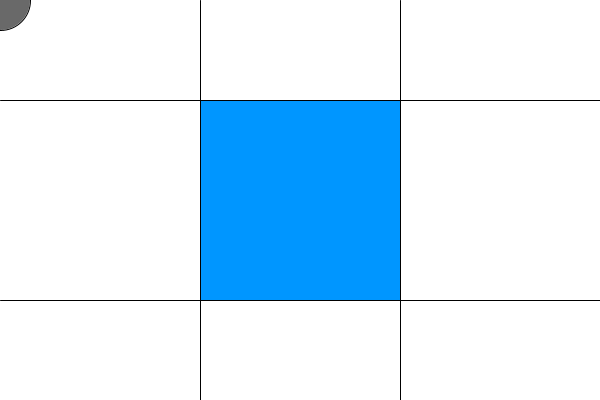
Frame 1 (no input)
Frame 60 (the mouse pressed at the canvas centre just before this capture): identical to frame 1, image omitted
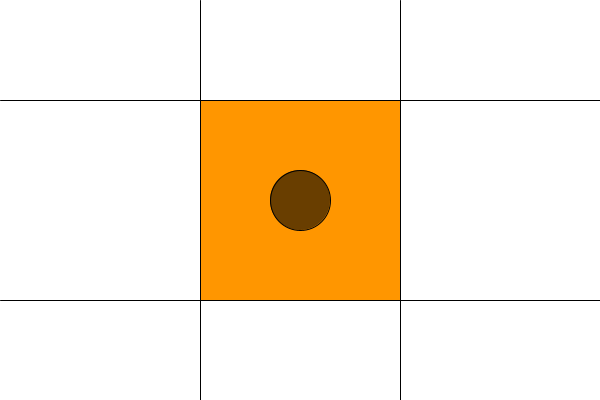
Frame 120 (the mouse held since frame 60 and released just before this capture)

The Processing sketch that drew these frames (run headless with seeded random() and noise(); from frame 60 on, the mouse is pressed at the canvas centre):

// Processing sketch: CircleRectColision
// ── CircleRectColision.pde
float cx = 0;      // circle position (set with mouse)
float cy = 0;
float r = 30;      // circle radius

float sx = 200;    // square position
float sy = 100;
float sw = 200;    // and dimensions
float sh = 200;


void setup() {
  size(600, 400);
  noStroke();
  stroke(0);
}


void draw() {
  background(255);

  // update square to mouse coordinates
  cx = mouseX;
  cy = mouseY;

  // check for collision
  // if hit, change rectangle color
  //boolean hit = circleRect(cx,cy,r, sx,sy,sw,sh);
  boolean hit = isColiding();
  if (hit) {
    fill(255, 150, 0);
  } else {
    fill(0, 150, 255);
  }
  rect(sx, sy, sw, sh);


  line(0, sy, width, sy);
  line(0, sy+sh, width, sy+sh);
  line(sx, 0, sx, height);
  line(sx+sw, 0, sx+sw, height);

  // draw the circle
  fill(0, 150);
  ellipse(cx, cy, r*2, r*2);
}








class mRect {
  PVector A;
  PVector B;
  PVector C;
  PVector D;

  mRect (PVector A, PVector B, PVector C, PVector D) {
    this.A = A;
    this.B = B;
    this.C = C;
    this.D = D;
  }
}

class mCircle {
  PVector P;
  float R;

  mCircle (PVector P, float R) {
    this.P = P;
    this.R = R;
  }
}

boolean isColiding() {
  PVector P = new PVector(cx, cy); 
  float R = r;
  //A = TL, B = BL, C = BR, D = TR;
  PVector A = new PVector(sx, sy);
  PVector B = new PVector(sx, sy+sh);
  PVector C = new PVector(sx+sw, sy+sh);
  PVector D = new PVector(sx+sw, sy);

  mCircle S = new mCircle(P, R);

  return(pointInRect(P, new mRect(A, B, C, D)) ||  
    lineIntersectCircle(S, A, B) ||  
    lineIntersectCircle(S, B, C) ||  
    lineIntersectCircle(S, C, D) ||  
    lineIntersectCircle(S, D, A));
}


boolean pointInRect(PVector P, mRect R) {
  //A = TL, B = BL, C = BR, D = TR;
  if (P.x < R.A.x) return false;
  if (P.x > R.C.x) return false;
  if (P.y < R.A.y) return false;
  if (P.y > R.C.y) return false;
  return true;
}

boolean lineIntersectCircle(mCircle S, PVector A, PVector B) {
  PVector D = B.copy().sub(A);
  PVector C = S.P.copy().sub(A);
  float d = C.dot(D.copy().normalize());

  PVector N = C.copy().sub(D.copy().setMag(d));

  if (N.mag() < S.R) {
    if(d < -r || d > D.mag() + r) return false;
    if((d < 0 || d > D.mag()) && C.mag() > r) return false;    
    return true;
  }
  return false;
}





//// CIRCLE/RECTANGLE
//boolean circleRect(float cx, float cy, float radius, float rx, float ry, float rw, float rh) {

//  // temporary variables to set edges for testing
//  float testX = cx;
//  float testY = cy;

//  // which edge is closest?
//  if (cx < rx)         testX = rx;      // test left edge
//  else if (cx > rx+rw) testX = rx+rw;   // right edge
//  if (cy < ry)         testY = ry;      // top edge
//  else if (cy > ry+rh) testY = ry+rh;   // bottom edge

//  // get distance from closest edges
//  float distX = cx-testX;
//  float distY = cy-testY;
//  float distance = sqrt( (distX*distX) + (distY*distY) );

//  // if the distance is less than the radius, collision!
//  if (distance <= radius) {
//    return true;
//  }
//  return false;
//}
